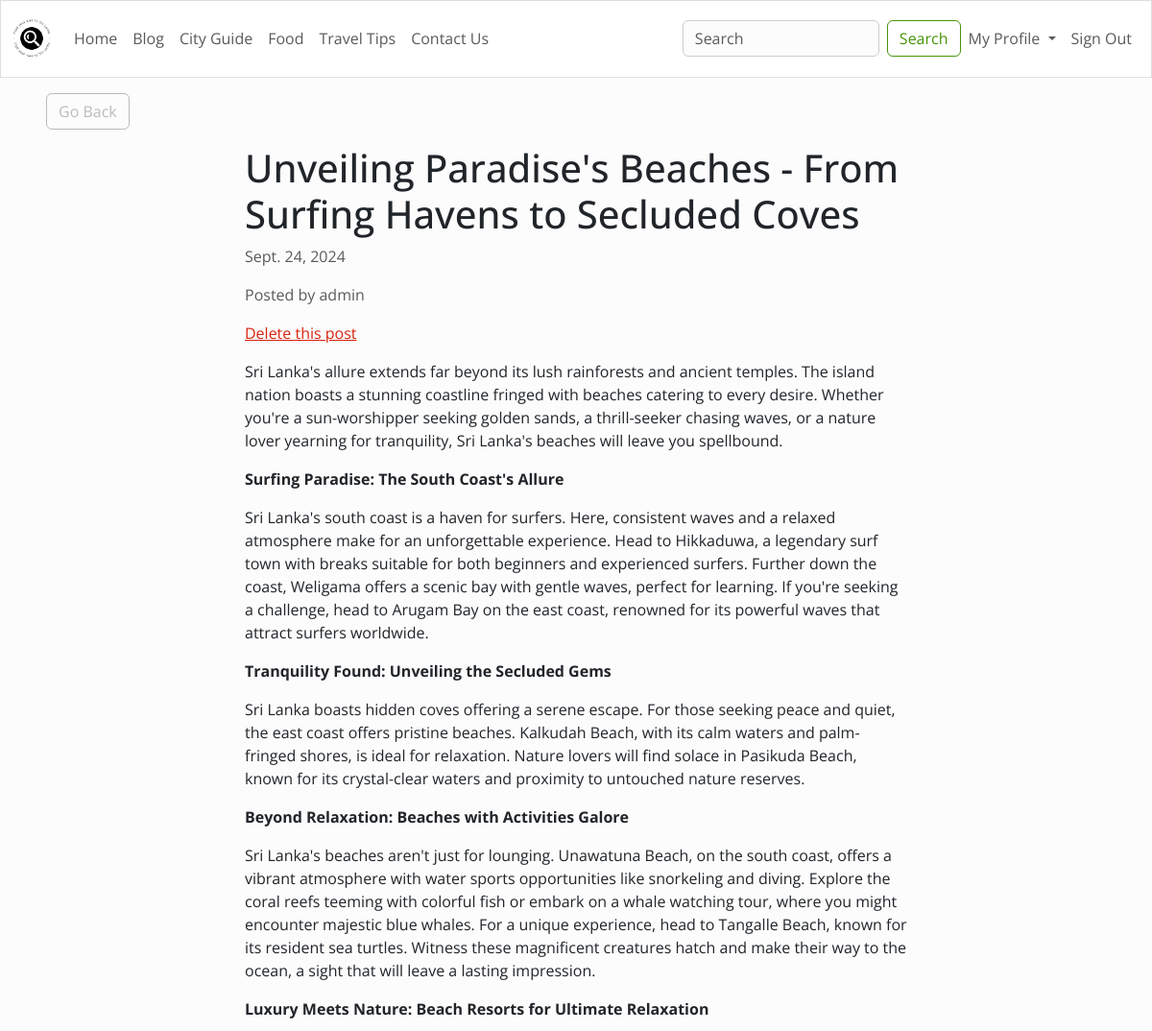
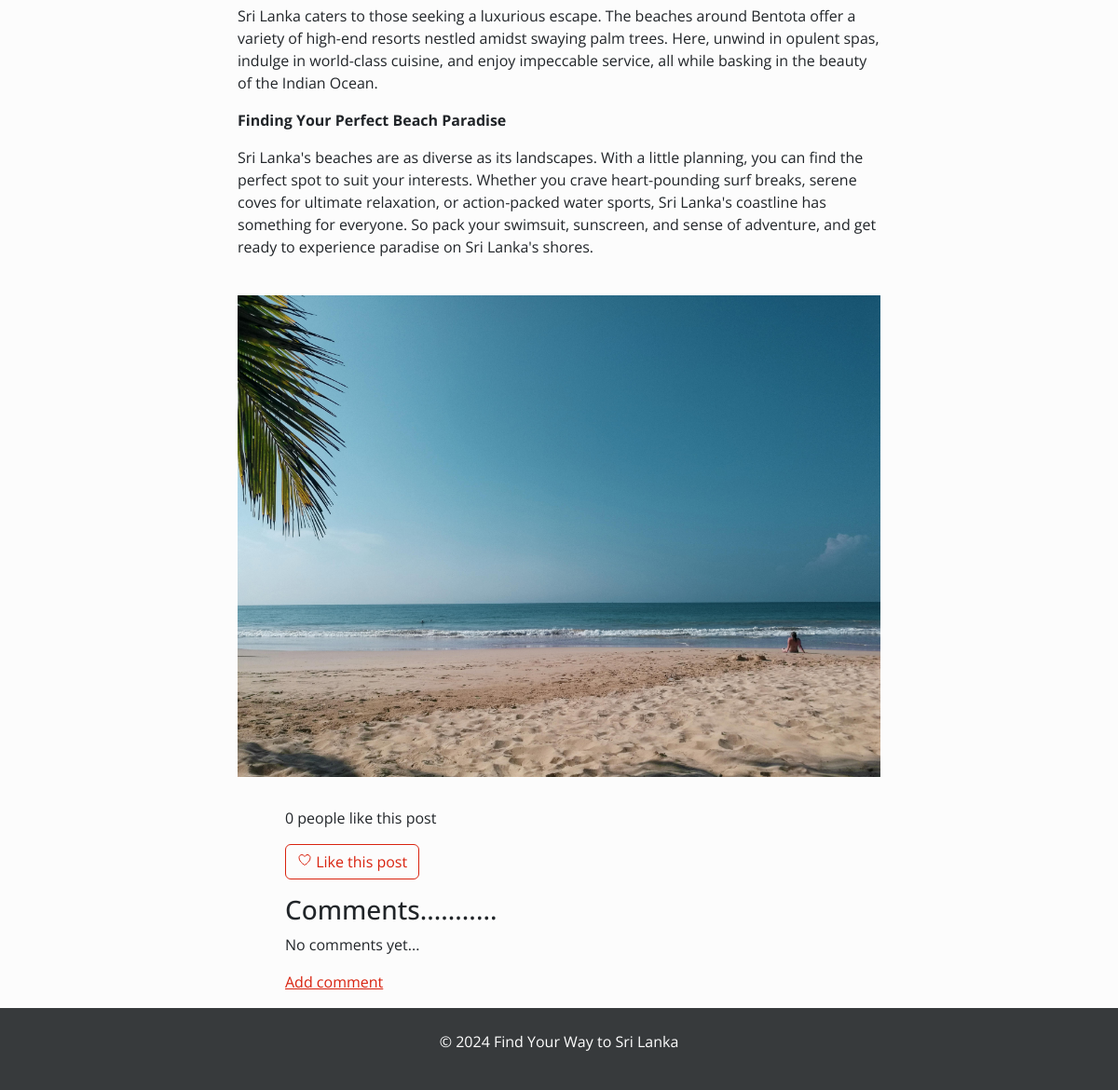
/2/ (signed in), run on the app's committed database (2 pictures, top to bottom).
### blog/models.py (models this page shows, shortened)
class Article(models.Model):
    title = models.CharField(max_length=255)
    content = HTMLField()
    date = models.DateField(auto_now_add=True)
    author = models.ForeignKey(User, on_delete=models.CASCADE)
    featured = models.BooleanField(default=False)
    likes = models.ManyToManyField(User, related_name='likes', blank=True)
    articale_image = models.ImageField(upload_to='', default='placeholder.png')

### blog/views.py (the view)
# urls.py: path('<int:pk>/', DetailArticleView.as_view(), name='detail_article'),  # Mapping article detail URLs
class DetailArticleView(DetailView):
    model = Article
    template_name = 'blog/blog_post.html'
    def get_context_data(self, *args, **kwargs):
        context = super().get_context_data(*args, **kwargs)
        context['liked_by_user'] = False
        article = Article.objects.get(id=self.kwargs.get('pk'))
        if article.likes.filter(pk=self.request.user.id).exists():
            context['liked_by_user'] = True
        context['pk'] = self.kwargs.get('pk')
        return context

### blog/templates/blog/blog_post.html (shortened to what this page needs)
{% extends 'blog/base.html' %}
{% block content %}
<div class="row">
    <div class="col-md-4 col-12 mx-md-5 mx-2 mt-md-3 my-3">
        <a class="btn btn-outline-secondary" href="{% url 'blog' %}">Go Back</a>
    </div>
</div>
<div class="row">
    <div class="col-md-7 col-12 mx-md-auto mb-3 pb-2 mx-3">
        <h1>{{ object.title }}</h1>
        <p class="text-muted">{{ object.date }}</p>
        <p class="text-muted">Posted by {{ object.author.username }}</p>
        {% if request.user.username == object.author.username %}
            <div class="pb-3">
                <a href="{% url 'delete_article' object.pk %}">Delete this post</a>
            </div>
        {% endif %}
        <div>
            {{ object.content|safe }}
        </div>
    </div>
</div>
{% if object.articale_image and not "placeholder" in object.articale_image.url %}
<div class="row">
    <div class="col-md-7 col-12 mx-md-auto mb-3 mx-3">
        <img src="{{ object.articale_image.url }}" class="img-fluid" alt="Article Image">
    </div>
</div>
{% endif %}
<div class="row my-3">
    <div class="col-md-6 col-12 mx-md-auto mx-3">
        {% if object.likes.count == 1 %}
            <p>{{ object.likes.count }} person likes this post</p>
        {% else %}
            <p>{{ object.likes.count }} people like this post</p>
        {% endif %}
        {% if request.user.is_authenticated %}
            {% if liked_by_user %}
                <form method="POST" action="{% url 'like_article' object.id %}">
                    {% csrf_token %}
                    <button class="btn btn-outline-primary"><ion-icon name="heart-dislike-outline"></ion-icon> Unlike this post</button>
                </form>
            {% else %}
                <form method="POST" action="{% url 'like_article' object.id %}">
                    <button class="btn btn-outline-primary"><ion-icon name="heart-outline"></ion-icon> Like this post</button>
                </form>
            {% endif %}
        {% else %}
            <button class="btn btn-outline-primary" disabled><ion-icon name="heart-outline"></ion-icon> Login to like this post</button>
        {% endif %}
    </div>
</div>
<div class="row my-3">
    <div class="col-md-6 col-12 mx-md-auto mx-3">
        <h3>Comments...........</h3>
        {% if not object.comment_set.all %}
            <p>No comments yet...</p>
            <a href="{% url 'add_comment' pk=object.pk %}">Add comment</a>
        {% else %}
            {% for comment in object.comment_set.all %}
                <p class="comment-details">{{ comment.commenter.username }} - {{ comment.created_at }}</p>
                <p>{{ comment.text }}</p>
            {% endfor %}
            <a href="{% url 'add_comment' pk=object.pk %}">Add comment</a>
        {% endif %}
    </div>
</div>
{% endblock content %}

### static/css/style.css (style rules this page uses)
* { margin: 0; }

### data on the page
Article: title "Unveiling Paradise's Beaches - From Surfing Havens to Secluded Coves", date "Sept. 24, 2024", author.username "admin", content "Sri Lanka's allure extends far beyond its lush rainforests and ancient temples. The island nation boasts a stunning coastline fringed with beaches catering to every desire. Whether you're a sun-worshipper seeking golden sands, a thrill-seeker chasing waves, or a nature lover yearning for tranquility, Sri Lanka's beaches will leave you spellbound. Surfing Paradise: The South Coast's Allure Sri Lanka's south coast is a haven for surfers. Here, consistent waves and a relaxed atmosphere make for an unforgettable experience. Head to Hikkaduwa, a legendary surf town with breaks suitable for both beginners and experienced surfers. Further down the coast, Weligama offers a scenic bay with gentle…", articale_image (picture), likes.count "0"
